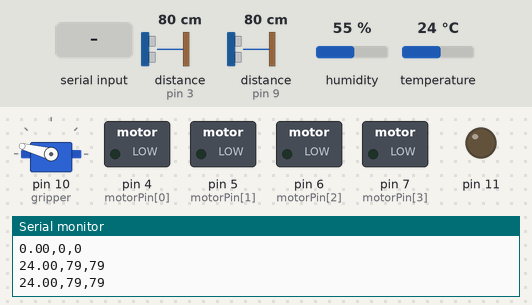
Bench run of a sketch on a simulated Arduino Uno, built with avr-gcc and run on an emulated ATmega328P. Shown: servo, switched loads named in the sketch (green lamp = pin HIGH), output pins drawn as LEDs (lit = HIGH), the last lines printed to the serial monitor. Wiring (inferred from the names in the program): 2 × ultrasonic range finder: trigger pin 2, echo pin 3 / trigger pin 8, echo pin 9. Inputs (shaded band) come from the test bench; at power-on: distance to the obstacle (sensors on pin 3, pin 9) 80 cm, humidity 55 %, temperature 24 °C. The echo pulse lasts 58.3 µs per cm; pins used as bus, display or sensor lines are not drawn.

Above: at 1.2 s.
1.3 s: distance to the obstacle (sensor on pin 3) set to 20 cm
2.8 s: distance to the obstacle (sensor on pin 3) set to 17 cm
At 7.8 s:
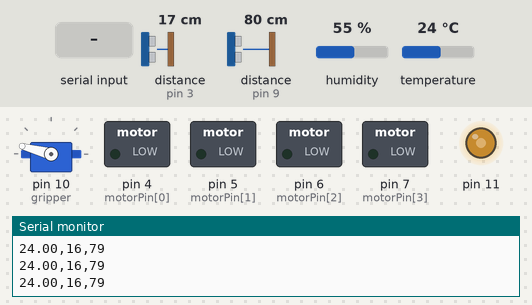
8.5 s: distance to the obstacle (sensor on pin 9) set to 2 cm
12.0 s: "1\n" received over Serial
At 13.05 s:
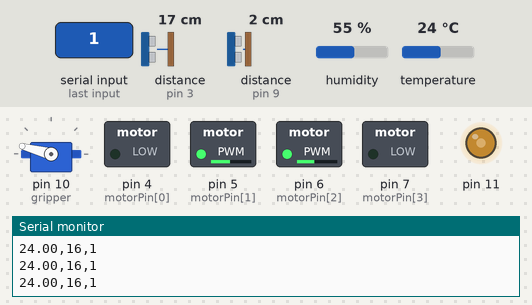
15.5 s: "0\n" received over Serial
At 17.7 s:
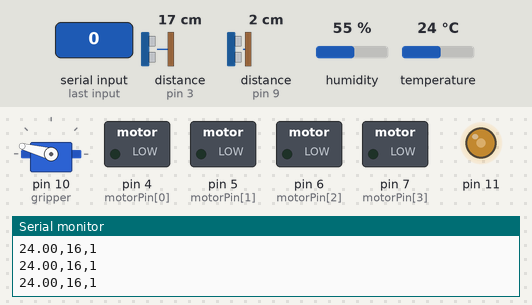
21.5 s: "2\n" received over Serial
At 22.35 s:
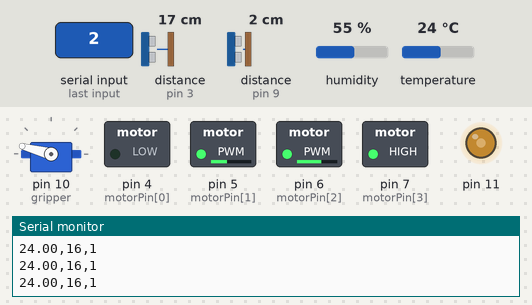
Timing chart, 0 to 34.4 s (numbered marks = the images above; inputs shaded):
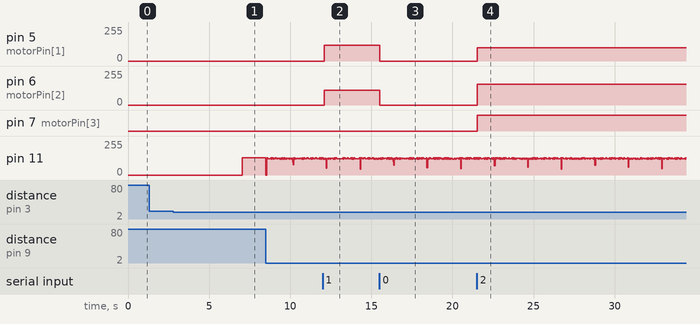

Measured:
- the behaviour switches between 19 and 18 cm on distance to the obstacle (sensor on pin 3) (found by bisection; images 0 and 1)
- after the input at 2.8 s, pin 11: 0/255 → 129/255 after 4.2 s
- after the input at 12.0 s, pin 5 (motorPin[1]): 0/255 → 120/255 after 0.10 s; pin 6 (motorPin[2]): 0/255 → 110/255 after 0.10 s
- after the input at 15.5 s, pin 5 (motorPin[1]): 120/255 → 0/255 at once; pin 6 (motorPin[2]): 110/255 → 0/255 at once
- after the input at 21.5 s, pin 5 (motorPin[1]): 0/255 → 100/255 at once; pin 6 (motorPin[2]): 0/255 → 155/255 at once; pin 7 (motorPin[3]): LOW → HIGH at once

The sketch:

arduino.ino
```cpp
#include "DHT.h"
#include "ultrasonic.h"
#include <ServoTimer2.h>

// Global Variable parts
bool grabFlag = false;
const int maxDistance = 200;
const int motorPin[4] = {4, 5, 6, 7};
const int ultraPin[4] = {2, 3, 8, 9};
const int motorSpeed[5][2] = {{0, 0}, {120, 110}, {100, -100},
                              {-100, 100}, {-120, -110}};

// Object declaration parts
ServoTimer2 gripper;
DHT dht11(13, DHT11);
Ultrasonic left(ultraPin[0], ultraPin[1]);
Ultrasonic right(ultraPin[2], ultraPin[3]);

// Sensor Values
float temperature = 0.0;
unsigned int leftDist = 0, rightDist = 0;

void setup() {
  Serial.begin(9600);
  // Motor initialize
  for(int i=0; i < 4; i++) pinMode(motorPin[i], OUTPUT);

  // Servo initialize
  gripper.attach(10);
  gripper.write(angleToPulse(180));
  // Sensor intialize
  left.init();
  right.init();
  dht11.begin();

  // Timer initialize
  timerInit();
}

void loop() {
  if(Serial.available()) {
    String str = Serial.readStringUntil('\n');
    // 0: stop, 1: forward, 2: right, 3: left, 4: backward
    if(str == "0" || str == "1") {
      digitalWrite(motorPin[0], LOW);
      digitalWrite(motorPin[3], LOW);
      analogWrite(motorPin[1], motorSpeed[str.toInt()][0]);
      analogWrite(motorPin[2], motorSpeed[str.toInt()][1]);
    }
    else if(str == "2") {
      digitalWrite(motorPin[0], LOW);
      digitalWrite(motorPin[3], HIGH);
      analogWrite(motorPin[1], motorSpeed[str.toInt()][0]);
      analogWrite(motorPin[2], 255 +  motorSpeed[str.toInt()][1]);
    }
    else if(str == "3") {
      digitalWrite(motorPin[0], HIGH);
      digitalWrite(motorPin[3], LOW);
      analogWrite(motorPin[1], 255 + motorSpeed[str.toInt()][0]);
      analogWrite(motorPin[2], motorSpeed[str.toInt()][1]);
    }
    else if(str == "4") {
      digitalWrite(motorPin[0], HIGH);
      digitalWrite(motorPin[3], HIGH);
      analogWrite(motorPin[1], 255 + motorSpeed[str.toInt()][0]);
      analogWrite(motorPin[2], 255 +  motorSpeed[str.toInt()][1]);
    }
    else if(str == "5") {
      grabFlag ? gripper.write(angleToPulse(180)) : gripper.write(angleToPulse(90));
      grabFlag = !grabFlag;
    }
  }
  // update the sensor values
  temperature = getTemperature();
  leftDist = left.getDistance();
  rightDist = right.getDistance();
}

void timerInit(){
  // Timer 1 initialize
  cli();
  TCCR1A = 0;
  TCCR1B = 0;
  TCNT1 = 0;
  // OCR1A = (CPU frequency / (Prescale * Interrupt frequency)) - 1
  OCR1A = 7812; // Sample time 0.5s
  TCCR1B |= (1 << WGM12);
  TCCR1B |= (1<<CS10) | (1<<CS12); // prescaler 1024
  TIMSK1 |= (1 << OCIE1A);
  sei();
}

ISR(TIMER1_COMPA_vect){
//  String str = "temperature, distance Left, distance right"
  String str = String(temperature) + "," + String(leftDist) + "," + String(rightDist);
  Serial.println(str);
}

float getTemperature() {
  float temp = dht11.readTemperature();
  if(isnan(temp)) return 0.0;
  else return temp;
}

// Got the indicate pulse width of angle.
int angleToPulse(int angle) {
  return map(angle, 0, 180, 750, 2250);
}
```

ultrasonic.cpp
```cpp
#include "Arduino.h"
#include "ultrasonic.h"

Ultrasonic::Ultrasonic(int TRIG, int ECHO){
  trigPin = TRIG;
  echoPin = ECHO;
}

void Ultrasonic::init(){
  pinMode(trigPin, OUTPUT);
  pinMode(echoPin, INPUT);
}

// Self-defined tone for buzzer
void Ultrasonic::Tone(uint16_t frequency, uint16_t duration){
  unsigned long startTime = millis();
  unsigned long halfPeriod = 1000000L / (frequency * 2);
  pinMode(11, OUTPUT);
  while (millis() - startTime < duration)
  {
    digitalWrite(11, HIGH);
    delayMicroseconds(halfPeriod);
    digitalWrite(11, LOW);
    delayMicroseconds(halfPeriod);
  }
  pinMode(11, INPUT);
}

unsigned int Ultrasonic::getDistance(){
  digitalWrite(trigPin, LOW);
  delayMicroseconds(5);
  digitalWrite(trigPin, HIGH);
  delayMicroseconds(10);
  digitalWrite(trigPin, LOW);
  int distances = pulseIn(echoPin, HIGH) / 58.2;
  if(distances > 100) {
    distances = 100;
  }
  if(distances <= 10) {
   Tone(1000, 100);
  }
  return distances;
}
```

ultrasonic.h
```cpp
#ifndef _ULTRASONIC_H_
#define _ULTRASONIC_H_

#include "Arduino.h"

class Ultrasonic {
  private:
   int trigPin;
   int echoPin;

  public:
   Ultrasonic(int, int);
   void init();
   void Tone(uint16_t, uint16_t);
   unsigned int getDistance();
};

#endif //_ULTRASONIC_H_
```
